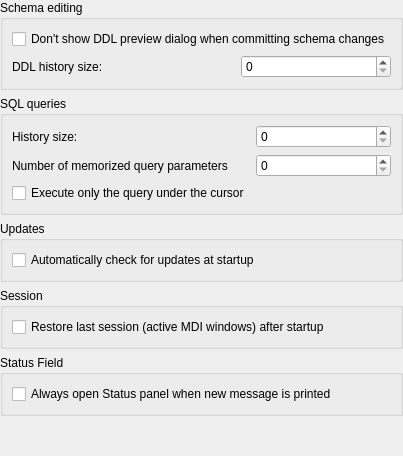
         <widget class="QWidget" name="generalPage">
          <layout class="QVBoxLayout" name="verticalLayout_3">
           <property name="leftMargin">
            <number>0</number>
           </property>
           <property name="topMargin">
            <number>0</number>
           </property>
           <property name="rightMargin">
            <number>0</number>
           </property>
           <property name="bottomMargin">
            <number>0</number>
           </property>
           <item>
            <widget class="QGroupBox" name="schemaEditingGroup">
             <property name="title">
              <string>Schema editing</string>
             </property>
             <layout class="QGridLayout" name="gridLayout_12">
              <item row="1" column="1">
               <widget class="QSpinBox" name="ddlHistorySizeSpin">
                <property name="maximumSize">
                 <size>
                  <width>150</width>
                  <height>16777215</height>
                 </size>
                </property>
                <property name="toolTip">
                 <string>Number of DDL changes kept in history.</string>
                </property>
                <property name="maximum">
                 <number>9999999</number>
                </property>
                <property name="cfg" stdset="0">
                 <string notr="true">General.DdlHistorySize</string>
                </property>
               </widget>
              </item>
              <item row="1" column="0">
               <widget class="QLabel" name="ddlHistorySizeLabel">
                <property name="text">
                 <string>DDL history size:</string>
                </property>
               </widget>
              </item>
              <item row="0" column="0" colspan="2">
               <widget class="QCheckBox" name="dontShowDdlPreview">
                <property name="text">
                 <string>Don't show DDL preview dialog when committing schema changes</string>
                </property>
                <property name="cfg" stdset="0">
                 <string notr="true">General.DontShowDdlPreview</string>
                </property>
               </widget>
              </item>
             </layout>
            </widget>
           </item>
           <item>
            <widget class="QGroupBox" name="sqlQueriesGroup">
             <property name="title">
              <string>SQL queries</string>
             </property>
             <layout class="QGridLayout" name="gridLayout_4">
              <item row="1" column="1">
               <widget class="QSpinBox" name="queryHistorySizeSpin">
                <property name="maximumSize">
                 <size>
                  <width>150</width>
                  <height>16777215</height>
                 </size>
                </property>
                <property name="toolTip">
                 <string>Number of queries kept in the history.</string>
                </property>
                <property name="maximum">
                 <number>999999</number>
                </property>
                <property name="cfg" stdset="0">
                 <string notr="true">General.SqlHistorySize</string>
                </property>
               </widget>
              </item>
              <item row="1" column="0">
               <widget class="QLabel" name="queryHistorySizeLabel">
                <property name="toolTip">
                 <string>Number of queries kept in the history.</string>
                </property>
                <property name="text">
                 <string>History size:</string>
                </property>
               </widget>
              </item>
              <item row="2" column="1">
               <widget class="QSpinBox" name="bindParamLimitSpin">
                <property name="toolTip">
                 <string>&lt;p&gt;Maximum number of query parameters (:param, @param, $param, ?) stored in history. When you re-use parameter with the same name/position, SQLiteStudio will pre-initialize it with most recent memorized value (you will still be able to change it). Value of 1000 should be sufficient.&lt;/p&gt;</string>
                </property>
                <property name="maximum">
                 <number>999999</number>
                </property>
                <property name="cfg" stdset="0">
                 <string notr="true">General.BindParamsCacheSize</string>
                </property>
               </widget>
              </item>
              <item row="3" column="0">
               <widget class="QCheckBox" name="execQueryUnderCursorCheck">
                <property name="toolTip">
                 <string>&lt;p&gt;If there is more than one query in the SQL editor window, then (if this option is enabled) only a single query will be executed - the one under the keyboard insertion cursor. Otherwise all queries will be executed. You can always limit queries to be executed by selecting those queries before calling to execute.&lt;/p&gt;</string>
                </property>
                <property name="text">
                 <string>Execute only the query under the cursor</string>
                </property>
                <property name="cfg" stdset="0">
                 <string notr="true">General.ExecuteCurrentQueryOnly</string>
                </property>
               </widget>
              </item>
              <item row="2" column="0">
               <widget class="QLabel" name="bindParamLimitLabel">
                <property name="toolTip">
                 <string>&lt;p&gt;Maximum number of query parameters (:param, @param, $param, ?) stored in history. When you re-use parameter with the same name/position, SQLiteStudio will pre-initialize it with most recent memorized value (you will still be able to change it). Value of 1000 should be sufficient.&lt;/p&gt;</string>
                </property>
                <property name="text">
                 <string>Number of memorized query parameters</string>
                </property>
               </widget>
              </item>
             </layout>
            </widget>
           </item>
           <item>
            <widget class="QGroupBox" name="updatesGroup">
             <property name="title">
              <string>Updates</string>
             </property>
             <layout class="QVBoxLayout" name="verticalLayout_29">
              <item>
               <widget class="QCheckBox" name="checkForUpdatesCheck">
                <property name="text">
                 <string>Automatically check for updates at startup</string>
                </property>
                <property name="cfg" stdset="0">
                 <string notr="true">General.CheckUpdatesOnStartup</string>
                </property>
               </widget>
              </item>
             </layout>
            </widget>
           </item>
           <item>
            <widget class="QGroupBox" name="sessionGroup">
             <property name="title">
              <string>Session</string>
             </property>
             <layout class="QGridLayout" name="gridLayout_11">
              <item row="0" column="0">
               <widget class="QCheckBox" name="sessionCheck">
                <property name="text">
                 <string>Restore last session (active MDI windows) after startup</string>
                </property>
                <property name="cfg" stdset="0">
                 <string notr="true">General.RestoreSession</string>
                </property>
               </widget>
              </item>
             </layout>
            </widget>
           </item>
           <item>
            <widget class="QGroupBox" name="statusFieldGroup_2">
             <property name="title">
              <string>Status Field</string>
             </property>
             <layout class="QVBoxLayout" name="verticalLayout_35">
              <item>
               <widget class="QCheckBox" name="checkBox_2">
                <property name="toolTip">
                 <string>&lt;p&gt;When user manually closes the Status panel, this option makes sure that if any new message is printed in the Status panel it will be reopened. If it's disabled, then Status panel can only be open manually by the user from the &quot;View&quot; menu.&lt;/p&gt;</string>
                </property>
                <property name="text">
                 <string>Always open Status panel when new message is printed</string>
                </property>
                <property name="cfg" stdset="0">
                 <string notr="true">General.AutoOpenStatusField</string>
                </property>
               </widget>
              </item>
             </layout>
            </widget>
           </item>
           <item>
            <spacer name="verticalSpacer">
             <property name="orientation">
              <enum>Qt::Vertical</enum>
             </property>
             <property name="sizeHint" stdset="0">
              <size>
               <width>20</width>
               <height>40</height>
              </size>
             </property>
            </spacer>
           </item>
          </layout>
         </widget>
